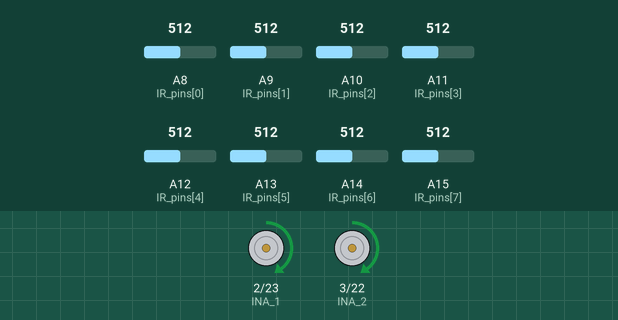
This sketch was run on a simulated Arduino Mega 2560, built with avr-gcc and run on an emulated ATmega2560. On the bench: motor-driver pin pairs drawn as motors (green arrow = first pin HIGH = forward, orange = second pin HIGH = backward, longer = more drive). The test bench sets the inputs (shaded band); at power-on: A8 (IR_pins[0]) = 512, A14 (IR_pins[6]) = 512, A9 (IR_pins[1]) = 512, A10 (IR_pins[2]) = 512, A11 (IR_pins[3]) = 512, A12 (IR_pins[4]) = 512, A13 (IR_pins[5]) = 512, A15 (IR_pins[7]) = 512.

Above: at 5.2 s.
5.3 s: A8 (IR_pins[0]) set to 158
6.8 s: A8 (IR_pins[0]) set to 143
At 7.4 s:
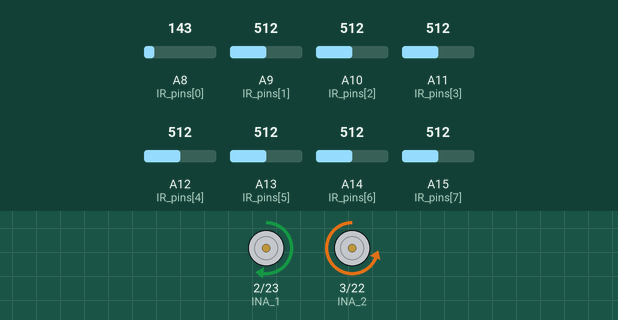
At 7.9 s:
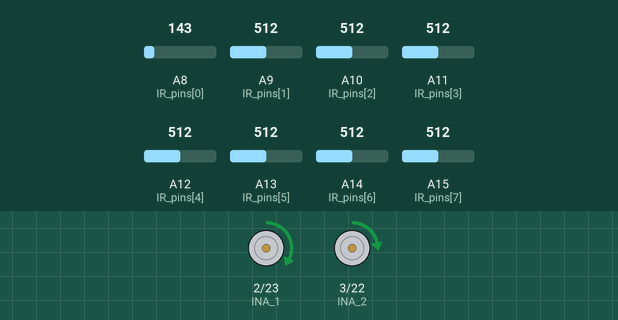
9.8 s: A14 (IR_pins[6]) set to 140
At 10.5 s:
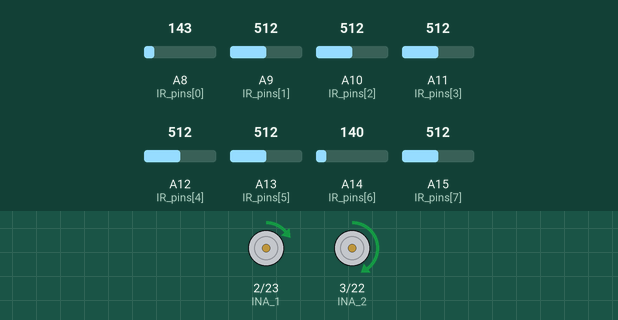
12.1 s: A8 (IR_pins[0]) set to 160
At 12.5 s:
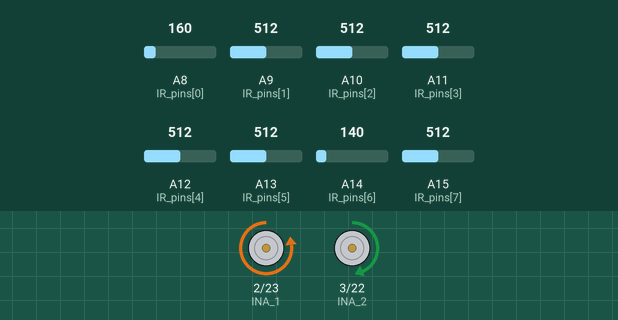
15.1 s: A9 (IR_pins[1]) set to 164
18.1 s: A9 (IR_pins[1]) set to 136
Timing chart, 0 to 21.1 s (numbered marks = the images above; inputs shaded):
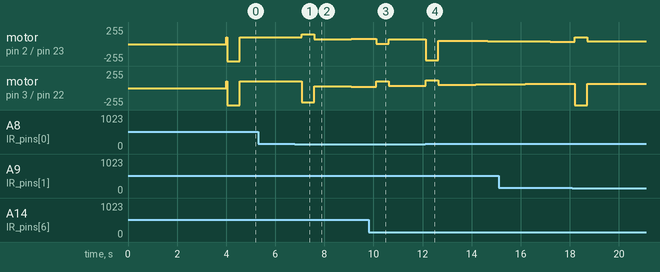

The sketch:

line_following.ino
```cpp
// line_following.ino

#include "line_following_functions.h"

void setup() {
  Serial.begin(9600);

  // Initialize IR sensors
  initializeIRSensors();

  // Initialize Motors
  initializeMotors();

  // Give signals after defining pinModes
  shock();
}

void loop() {
  delay(500);

  // Move forward while keeping the desired distance from the right side
  pid_line_following();

}
```

line_following_functions.h
```cpp
uint16_t threshold = 150; // Threshold value for IR sensors
uint16_t sensorValues[8];
uint8_t IR_digital_array[8];
uint8_t IR_pins[] = {A8, A9, A10, A11, A12, A13, A14, A15}; // IR array pins

// Motor driver pins
// INA - Speed control pins
// INB - Phase control pins
uint8_t INA_1 = 2;
uint8_t INB_1 = 23;
uint8_t INA_2 = 3;
uint8_t INB_2 = 22;

uint16_t Basespeed = 50;
int control_signal_1;
int control_signal_2;

// PID values and errors
float kp = 0.0044;
float kd = 0.022; //0.018
float ki = 0.0007;

int error;
int previouserror = 0;
int total_error = 0;

int integral = 0;
int count = 0;

// Function to initialize IR sensors
void initializeIRSensors() {
    // Configure IR array pins
    for (uint8_t i = 0; i < 8; i++) {
        pinMode(IR_pins[i], INPUT);
    }

    // Start indicator
    for (uint8_t i = 0; i < 10; i++) {
        digitalWrite(LED_BUILTIN, HIGH);
        delay(200);
        digitalWrite(LED_BUILTIN, LOW);
        delay(200);
    }
}

// Function to initialize motors
void initializeMotors() {
    // Motor Driver Pins
    pinMode(INA_1, OUTPUT);
    pinMode(INB_1, OUTPUT);
    pinMode(INA_2, OUTPUT);
    pinMode(INB_2, OUTPUT);
}

/////////////////************///////////////////

// Function to rotate wheels based on speeds
void Rotate_Wheels(int speedA, int speedB) {
    // speedA = constrain(speedA, -150, 150);
    if (speedA > 0) {
        digitalWrite(INB_1, LOW);
        analogWrite(INA_1, speedA);
    } else {
        digitalWrite(INB_1, HIGH);
        analogWrite(INA_1, -speedA);
    }
    if (speedB > 0) {
        digitalWrite(INB_2, LOW);
        analogWrite(INA_2, speedB);
    } else {
        digitalWrite(INB_2, HIGH);
        analogWrite(INA_2, -speedB);
    }
}

// Function to induce a shock by rotating the wheels briefly
void shock() {
    Rotate_Wheels(100, 100);
    delay(40);
    Rotate_Wheels(0, 0);
}

// Function to perform digital read on a pin with a threshold
uint8_t digital_read(uint8_t pin) {
    int IR_analog_value = analogRead(pin);
    if (IR_analog_value < threshold) {
        return 1;
    } else {
        return 0;
    }
}

// Function to calculate the error based on digital readings of IR sensors
int error_v() {
    total_error = 0;
    count = 0;
    int error_v;
    for (uint8_t i = 0; i < 8; i++) {
        IR_digital_array[i] = digital_read(IR_pins[i]);
        if (IR_digital_array[i] == 1) {
            count += 1;
            total_error = total_error + 1000 * i;
            sensorValues[i] = analogRead(IR_pins[i]);
        }

        sensorValues[i] = analogRead(IR_pins[i]);
    }

    if (count != 0) {
        error_v = total_error / count - 3500;
    } else {
        // Handle the case when count is 0 if needed
    }
    return error_v;
}

// Function to perform PID line following
void pid_line_following() {
    int currenterror = error_v();
    error = currenterror;
    integral += currenterror;
    int delta = currenterror - previouserror;
    float CT = currenterror * kp + delta * kd + integral * ki;
    previouserror = currenterror;
    control_signal_2 = Basespeed + round(constrain(CT, -255, 255));
    control_signal_1 = Basespeed - round(constrain(CT, -255, 255));

    // motor_control(1, control_signal_1); motor_control(2, control_signal_2);
    Rotate_Wheels(control_signal_1, control_signal_2);
    delay(4);
}

// Function for debugging PID parameters and sensor values
void PID_debug() {
    for (uint8_t i = 0; i < 8; i++) {
        Serial.print(sensorValues[i]);
        Serial.print('\t');
    }
    Serial.println('\t');
    for (uint8_t i = 0; i < 8; i++) {
        Serial.print(IR_digital_array[i]);
        Serial.print('\t');
    }
    Serial.print(control_signal_1);
    Serial.print('\t');
    Serial.print(control_signal_2);
    Serial.print('\t');
    Serial.print(error);
    Serial.print('\t');
    Serial.print(count);
    Serial.print('\t');
    Serial.println(total_error);
}
```

Measured:
- the behaviour switches between 150 and 149 on A8 (IR_pins[0]) (found by bisection; images 0 and 1)
- after the input at 5.3 s, every drawn part: stays the same
